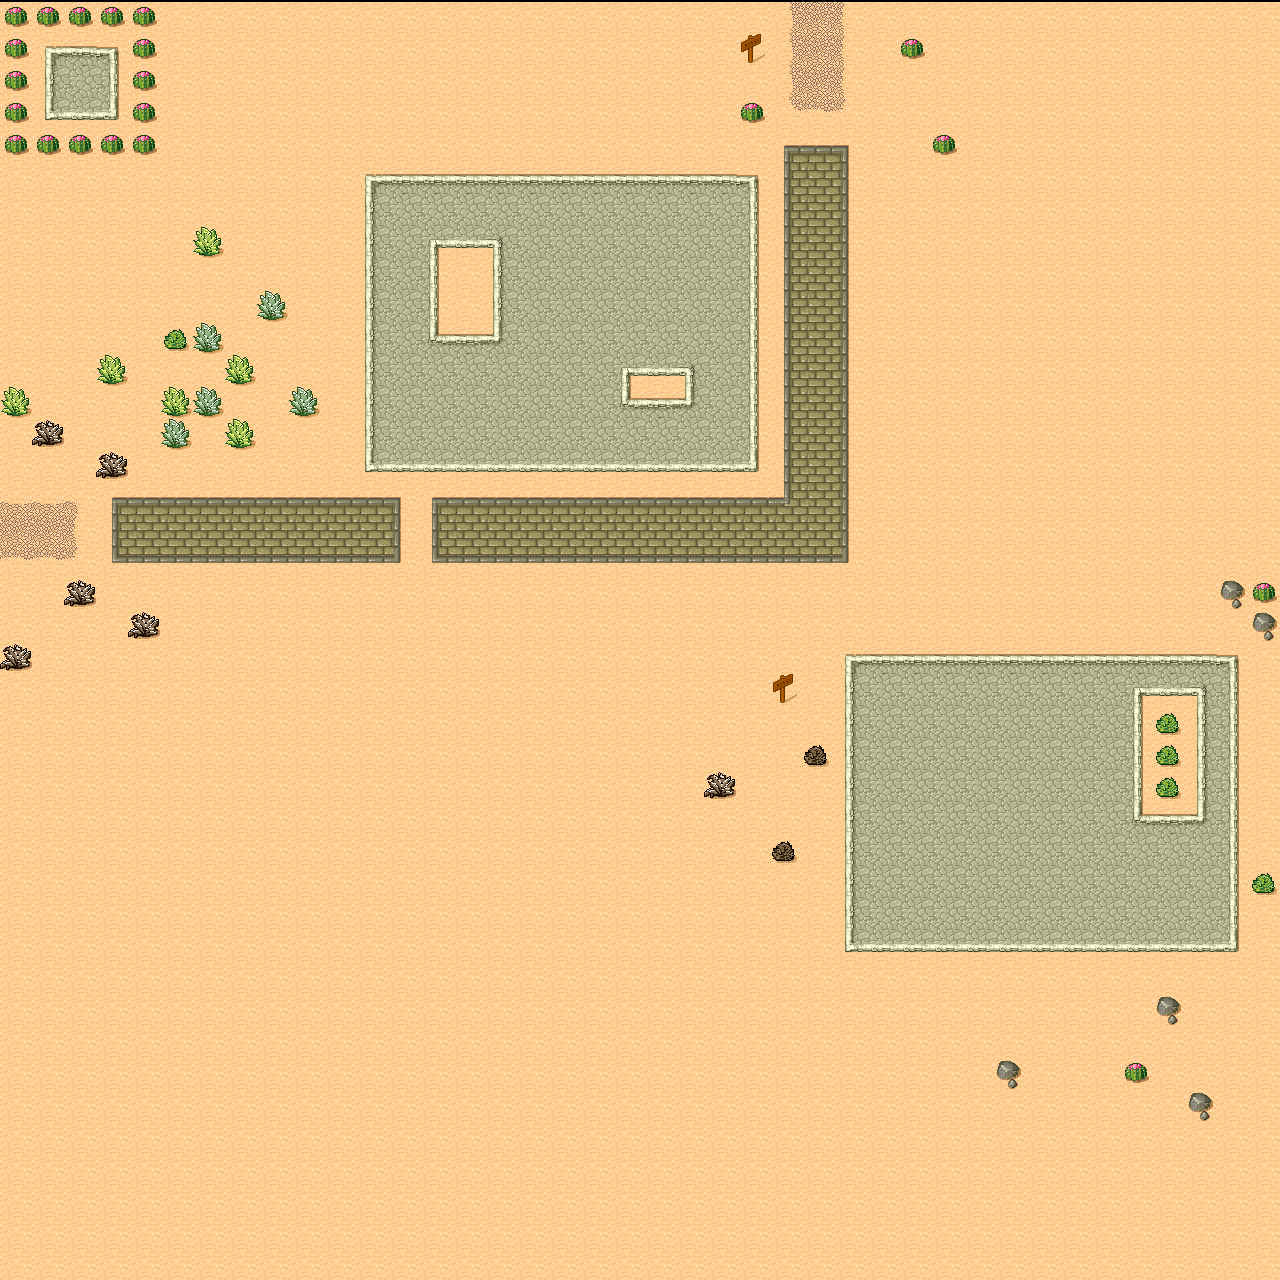

Below is a game level as drawn by its tile map, then a one-line description and the .tmx that defines it (tile-layer data replaced by summaries):
An orthogonal 40x40 tile map with 32x32 px tiles, 1 tile layer (Ground), 2 tilesets.

<map version="1.2" tiledversion="1.2.0" orientation="orthogonal" renderorder="right-down" width="40" height="40" tilewidth="32" tileheight="32" infinite="0" nextlayerid="5" nextobjectid="30">
 <tileset firstgid="1" source="desert.tsx" />
 <tileset firstgid="49" name="Sewer" tilewidth="24" tileheight="24" tilecount="72" columns="8">
  <image source="sewer_tileset.png" trans="ff00ff" width="192" height="217" />
  <tile id="33">
   <properties>
    <property name="tileprop" value="sd" />
   </properties>
  </tile>
  <tile id="44">
   <properties>
    <property name="tileproperty" value="tobeparsed" />
   </properties>
  </tile>
 </tileset>
 <layer id="1" name="Ground" width="40" height="40">
  <properties>
   <property name="dummy property" value="44" />
  </properties>
  <data>[1600 cells, 1600 non-empty, 40 distinct tile ids]</data>
 </layer>
</map>
